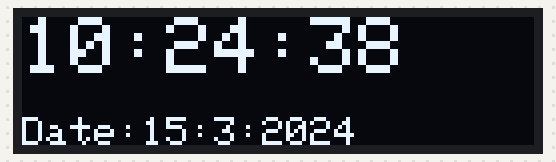
This sketch was run on a simulated Arduino Leonardo, built with avr-gcc and run on an emulated ATmega32U4. Shown: 128×32 one-colour display. The display library's start-up logo is not drawn; the local clock reads 2024-03-15 10:24:30 at power-on unless the sketch sets it; what the sketch prints to the serial monitor is not drawn.

Above: at 8.4 s.
At 14.4 s:
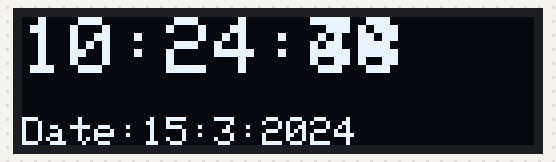
At 20.6 s:
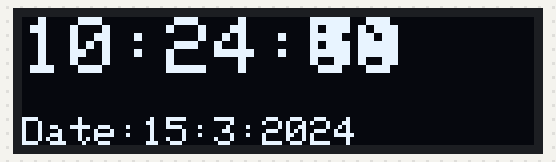
At 26.9 s:
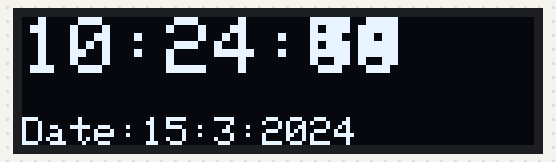
At 33.1 s:
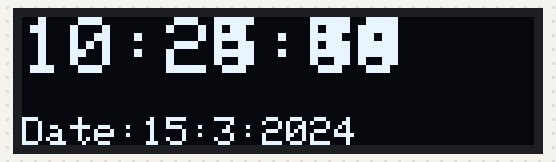
At 39.4 s:
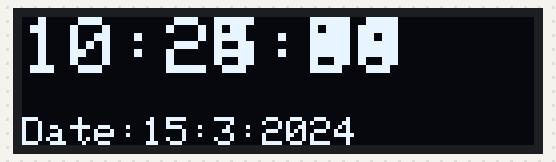

Measured:
- what the display in image 0 shows lasts 6.0 s, from 8.3 s to 14.3 s
- what the display in image 1 shows lasts 6.3 s, from 14.3 s to 20.6 s

The sketch:

RTC_Oled_demo.ino
```cpp
// Date and time functions using a DS3231 RTC connected via I2C and Wire lib
#include <Wire.h>
#include "RTClib.h"
#include <Adafruit_GFX.h>
#include <Adafruit_SSD1306.h>

#define SCREEN_WIDTH 128 // OLED display width, in pixels
#define SCREEN_HEIGHT 32 // OLED display height, in pixels

// Declaration for an SSD1306 display connected to I2C (SDA, SCL pins)
#define OLED_RESET     4 // Reset pin # (or -1 if sharing Arduino reset pin)
Adafruit_SSD1306 display(SCREEN_WIDTH, SCREEN_HEIGHT, &Wire, OLED_RESET);

RTC_DS3231 rtc;

char daysOfTheWeek[7][12] = {"Sunday", "Monday", "Tuesday", "Wednesday", "Thursday", "Friday", "Saturday"};

void setup () {

#ifndef ESP8266
  while (!Serial); // for Leonardo/Micro/Zero
#endif

  Serial.begin(9600);

  delay(3000); // wait for console opening

   // SSD1306_SWITCHCAPVCC = generate display voltage from 3.3V internally
  if(!display.begin(SSD1306_SWITCHCAPVCC, 0x3C)) { // Address 0x3C for 128x32
    Serial.println(F("SSD1306 allocation failed"));
    for(;;); // Don't proceed, loop forever
  }

  // Show initial display buffer contents on the screen --
  // the library initializes this with an Adafruit splash screen.
  display.display();
  delay(2000); // Pause for 2 seconds

  // Clear the buffer
  display.clearDisplay();


  if (! rtc.begin()) {
    Serial.println("Couldn't find RTC");

    display.setTextSize(1);
    display.setTextColor(WHITE);
    display.setCursor(0,0);
    display.print("Couldn't find RTC");
    display.display();
    delay(2000);
    display.clearDisplay();
    while (1);

  }

  if (rtc.lostPower()) {
    Serial.println("RTC lost power, lets set the time!");
    display.setTextSize(1);
    display.setTextColor(WHITE);
    display.setCursor(0,0);
    display.print("RTC lost power, lets set the time!");
    display.display();
    delay(2000);
    display.clearDisplay();

    // following line sets the RTC to the date & time this sketch was compiled
    rtc.adjust(DateTime(F(__DATE__), F(__TIME__)));
    // This line sets the RTC with an explicit date & time, for example to set
    // January 21, 2014 at 3am you would call:
    // rtc.adjust(DateTime(2014, 1, 21, 3, 0, 0));
  }
}

void loop () {

    showSerial();
    showTime();
    showDate();

    display.display();
    delay(3000);
}

void showTime(){

  DateTime now = rtc.now();

  display.setTextSize(2);
  display.setTextColor(WHITE);
  display.setCursor(0,0);
  display.print(now.hour(), DEC);
  display.print(':');
  display.print(now.minute(), DEC);
  display.print(':');
  display.print(now.second(), DEC);
  display.print("    ");

  display.display();
  delay(200);
}

void showDay(){

    DateTime now = rtc.now();

    display.setTextSize(1);
    display.setTextColor(WHITE);
    display.setCursor(0,25);
    display.print(daysOfTheWeek[now.dayOfTheWeek()]);

    display.display();
}

void showDate(){

  DateTime now = rtc.now();

  display.setTextSize(1);
  display.setTextColor(WHITE);
  display.setCursor(0,25);
  display.print("Date:");
  display.print(now.day(), DEC);
  display.print(':');
  display.print(now.month(), DEC);
  display.print(':');
  display.print(now.year(), DEC);
  display.print("    ");

  display.display();
}

void showSerial(){

    DateTime now = rtc.now();

    Serial.print(now.year(), DEC);
    Serial.print('/');
    Serial.print(now.month(), DEC);
    Serial.print('/');
    Serial.print(now.day(), DEC);
    Serial.print(" (");
    Serial.print(daysOfTheWeek[now.dayOfTheWeek()]);
    Serial.print(") ");
    Serial.print(now.hour(), DEC);
    Serial.print(':');
    Serial.print(now.minute(), DEC);
    Serial.print(':');
    Serial.print(now.second(), DEC);
    Serial.println();

    Serial.print(" since midnight 1/1/1970 = ");
    Serial.print(now.unixtime());
    Serial.print("s = ");
    Serial.print(now.unixtime() / 86400L);
    Serial.println("d");

    // calculate a date which is 7 days and 30 seconds into the future
    DateTime future (now + TimeSpan(7,12,30,6));

    Serial.print(" now + 7d + 30s: ");
    Serial.print(future.year(), DEC);
    Serial.print('/');
    Serial.print(future.month(), DEC);
    Serial.print('/');
    Serial.print(future.day(), DEC);
    Serial.print(' ');
    Serial.print(future.hour(), DEC);
    Serial.print(':');
    Serial.print(future.minute(), DEC);
    Serial.print(':');
    Serial.print(future.second(), DEC);
    Serial.println();

    Serial.println();
    delay(3000);

}
```
